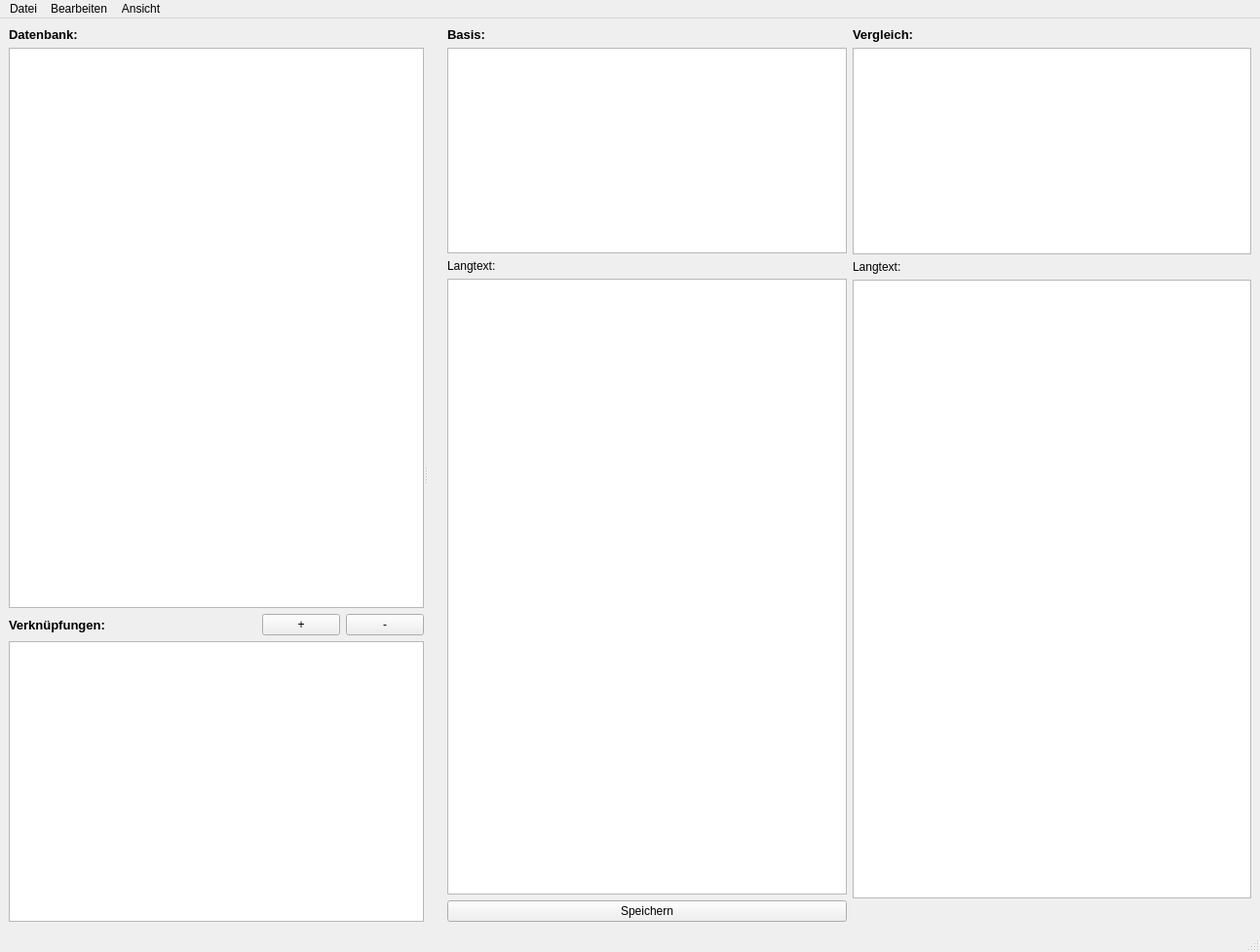
<?xml version="1.0" encoding="UTF-8"?>
<ui version="4.0">
 <class>MainWindow</class>
 <widget class="QMainWindow" name="MainWindow">
  <property name="geometry">
   <rect>
    <x>0</x>
    <y>0</y>
    <width>1293</width>
    <height>977</height>
   </rect>
  </property>
  <property name="windowTitle">
   <string>LV Prüfer</string>
  </property>
  <widget class="QWidget" name="centralwidget">
   <layout class="QGridLayout" name="gridLayout">
    <item row="0" column="0">
     <widget class="QSplitter" name="splitter">
      <property name="orientation">
       <enum>Qt::Orientation::Horizontal</enum>
      </property>
      <widget class="QWidget" name="verticalLayoutWidget">
       <layout class="QVBoxLayout" name="verticalLayout_3" stretch="0,2,0,1">
        <item>
         <widget class="QLabel" name="label">
          <property name="font">
           <font>
            <pointsize>10</pointsize>
            <bold>true</bold>
           </font>
          </property>
          <property name="text">
           <string>Datenbank:</string>
          </property>
         </widget>
        </item>
        <item>
         <widget class="QTreeView" name="treeView"/>
        </item>
        <item>
         <layout class="QHBoxLayout" name="horizontalLayout_2" stretch="5,1,1">
          <item>
           <widget class="QLabel" name="label_2">
            <property name="font">
             <font>
              <pointsize>10</pointsize>
              <bold>true</bold>
             </font>
            </property>
            <property name="text">
             <string>Verknüpfungen:</string>
            </property>
           </widget>
          </item>
          <item alignment="Qt::AlignmentFlag::AlignRight">
           <widget class="QPushButton" name="pushButtonAdd">
            <property name="text">
             <string>+</string>
            </property>
           </widget>
          </item>
          <item alignment="Qt::AlignmentFlag::AlignRight">
           <widget class="QPushButton" name="pushButtonDelete">
            <property name="text">
             <string>-</string>
            </property>
           </widget>
          </item>
         </layout>
        </item>
        <item>
         <widget class="QTableView" name="tableView"/>
        </item>
       </layout>
      </widget>
      <widget class="QWidget" name="horizontalLayoutWidget">
       <layout class="QHBoxLayout" name="horizontalLayout">
        <item>
         <spacer name="horizontalSpacer">
          <property name="orientation">
           <enum>Qt::Orientation::Horizontal</enum>
          </property>
          <property name="sizeType">
           <enum>QSizePolicy::Policy::Fixed</enum>
          </property>
          <property name="sizeHint" stdset="0">
           <size>
            <width>20</width>
            <height>0</height>
           </size>
          </property>
         </spacer>
        </item>
        <item>
         <layout class="QVBoxLayout" name="verticalLayout" stretch="0,1,0,3,0">
          <item>
           <widget class="QLabel" name="label_title_left">
            <property name="font">
             <font>
              <pointsize>10</pointsize>
              <bold>true</bold>
             </font>
            </property>
            <property name="text">
             <string>Basis:</string>
            </property>
           </widget>
          </item>
          <item>
           <widget class="QTableView" name="tableView_left"/>
          </item>
          <item>
           <widget class="QLabel" name="label_3">
            <property name="text">
             <string>Langtext:</string>
            </property>
           </widget>
          </item>
          <item>
           <widget class="QPlainTextEdit" name="textEdit_left"/>
          </item>
          <item>
           <widget class="QPushButton" name="pushButton_save">
            <property name="text">
             <string>Speichern</string>
            </property>
           </widget>
          </item>
         </layout>
        </item>
        <item>
         <layout class="QVBoxLayout" name="verticalLayout_2" stretch="0,1,0,3,0">
          <item>
           <widget class="QLabel" name="label_title_right">
            <property name="font">
             <font>
              <pointsize>10</pointsize>
              <bold>true</bold>
             </font>
            </property>
            <property name="text">
             <string>Vergleich:</string>
            </property>
           </widget>
          </item>
          <item>
           <widget class="QTableView" name="tableView_right"/>
          </item>
          <item>
           <widget class="QLabel" name="label_4">
            <property name="text">
             <string>Langtext:</string>
            </property>
           </widget>
          </item>
          <item>
           <widget class="QPlainTextEdit" name="textEdit_right"/>
          </item>
          <item>
           <spacer name="verticalSpacer">
            <property name="orientation">
             <enum>Qt::Orientation::Vertical</enum>
            </property>
            <property name="sizeType">
             <enum>QSizePolicy::Policy::Fixed</enum>
            </property>
            <property name="sizeHint" stdset="0">
             <size>
              <width>10</width>
              <height>24</height>
             </size>
            </property>
           </spacer>
          </item>
         </layout>
        </item>
       </layout>
      </widget>
     </widget>
    </item>
   </layout>
  </widget>
  <widget class="QMenuBar" name="menubar">
   <property name="geometry">
    <rect>
     <x>0</x>
     <y>0</y>
     <width>1293</width>
     <height>33</height>
    </rect>
   </property>
   <widget class="QMenu" name="menuProjekt">
    <property name="title">
     <string>Datei</string>
    </property>
    <addaction name="actionLvImport"/>
    <addaction name="actionProperties"/>
    <addaction name="actionExit"/>
   </widget>
   <widget class="QMenu" name="menuAnsicht">
    <property name="title">
     <string>Ansicht</string>
    </property>
    <widget class="QMenu" name="menuSortierung_Verkn_pfung">
     <property name="title">
      <string>Sortierung Verknüpfung</string>
     </property>
     <addaction name="actionName"/>
     <addaction name="actionSim"/>
     <addaction name="actionLinked"/>
     <addaction name="separator"/>
     <addaction name="actionAsc"/>
     <addaction name="actionDsc"/>
    </widget>
    <widget class="QMenu" name="menuDifferenz_Bibliothek">
     <property name="title">
      <string>Differenz-Bibliothek</string>
     </property>
     <addaction name="actionAutomatisch"/>
     <addaction name="actionDifflib_2"/>
     <addaction name="actionGoogle_2"/>
    </widget>
    <addaction name="actionSynchron"/>
    <addaction name="menuSortierung_Verkn_pfung"/>
    <addaction name="menuDifferenz_Bibliothek"/>
    <addaction name="actionAlles_ausklappen"/>
   </widget>
   <widget class="QMenu" name="menuBearbeiten">
    <property name="title">
     <string>Bearbeiten</string>
    </property>
    <addaction name="actionSuchen"/>
    <addaction name="actionSuchen_Alle"/>
   </widget>
   <addaction name="menuProjekt"/>
   <addaction name="menuBearbeiten"/>
   <addaction name="menuAnsicht"/>
  </widget>
  <widget class="QStatusBar" name="statusbar"/>
  <action name="actionOpen">
   <property name="text">
    <string>Ordner öffnen</string>
   </property>
  </action>
  <action name="actionExit">
   <property name="text">
    <string>Beenden</string>
   </property>
  </action>
  <action name="actionLinksCreate">
   <property name="text">
    <string>Erstellen</string>
   </property>
  </action>
  <action name="actionLinksLoad">
   <property name="text">
    <string>Laden</string>
   </property>
  </action>
  <action name="actionLinksSave">
   <property name="text">
    <string>Speichern</string>
   </property>
  </action>
  <action name="actionDifflib">
   <property name="checkable">
    <bool>true</bool>
   </property>
   <property name="checked">
    <bool>true</bool>
   </property>
   <property name="text">
    <string>difflibparser (schnell)</string>
   </property>
  </action>
  <action name="actionGoogle">
   <property name="checkable">
    <bool>true</bool>
   </property>
   <property name="text">
    <string>google (präzise)</string>
   </property>
  </action>
  <action name="actionSynchron">
   <property name="checkable">
    <bool>true</bool>
   </property>
   <property name="checked">
    <bool>true</bool>
   </property>
   <property name="text">
    <string>Synchron scrollen</string>
   </property>
  </action>
  <action name="actionName">
   <property name="checkable">
    <bool>true</bool>
   </property>
   <property name="checked">
    <bool>false</bool>
   </property>
   <property name="text">
    <string>Name</string>
   </property>
  </action>
  <action name="actionSim">
   <property name="checkable">
    <bool>true</bool>
   </property>
   <property name="enabled">
    <bool>false</bool>
   </property>
   <property name="text">
    <string>Ähnlichkeit</string>
   </property>
  </action>
  <action name="actionLinked">
   <property name="checkable">
    <bool>true</bool>
   </property>
   <property name="text">
    <string>Verknüpft</string>
   </property>
  </action>
  <action name="actionProperties">
   <property name="text">
    <string>Eigenschaften</string>
   </property>
  </action>
  <action name="actionGoogle_2">
   <property name="checkable">
    <bool>true</bool>
   </property>
   <property name="text">
    <string>google (präzise)</string>
   </property>
  </action>
  <action name="actionDifflib_2">
   <property name="checkable">
    <bool>true</bool>
   </property>
   <property name="checked">
    <bool>false</bool>
   </property>
   <property name="text">
    <string>difflibparser (schnell)</string>
   </property>
  </action>
  <action name="actionLv">
   <property name="text">
    <string>1. Erzeuge Übersicht</string>
   </property>
  </action>
  <action name="actionLv_plus">
   <property name="text">
    <string>2. Importiere LV</string>
   </property>
  </action>
  <action name="actionLvImport">
   <property name="text">
    <string>LV importieren</string>
   </property>
   <property name="shortcut">
    <string>Ctrl+O</string>
   </property>
  </action>
  <action name="actionAsc">
   <property name="checkable">
    <bool>true</bool>
   </property>
   <property name="checked">
    <bool>false</bool>
   </property>
   <property name="text">
    <string>Aufsteigend</string>
   </property>
  </action>
  <action name="actionDsc">
   <property name="checkable">
    <bool>true</bool>
   </property>
   <property name="checked">
    <bool>false</bool>
   </property>
   <property name="text">
    <string>Absteigend</string>
   </property>
  </action>
  <action name="actionAutomatisch">
   <property name="checkable">
    <bool>true</bool>
   </property>
   <property name="checked">
    <bool>true</bool>
   </property>
   <property name="text">
    <string>automatisch</string>
   </property>
  </action>
  <action name="actionAlles_ausklappen">
   <property name="text">
    <string>Alles ausklappen</string>
   </property>
  </action>
  <action name="actionSuchen">
   <property name="text">
    <string>Suchen</string>
   </property>
   <property name="shortcut">
    <string>Ctrl+F</string>
   </property>
  </action>
  <action name="actionSuchen_Alle">
   <property name="text">
    <string>Suchen Alle</string>
   </property>
   <property name="shortcut">
    <string>Ctrl+Shift+F</string>
   </property>
  </action>
 </widget>
 <resources/>
 <connections/>
</ui>
